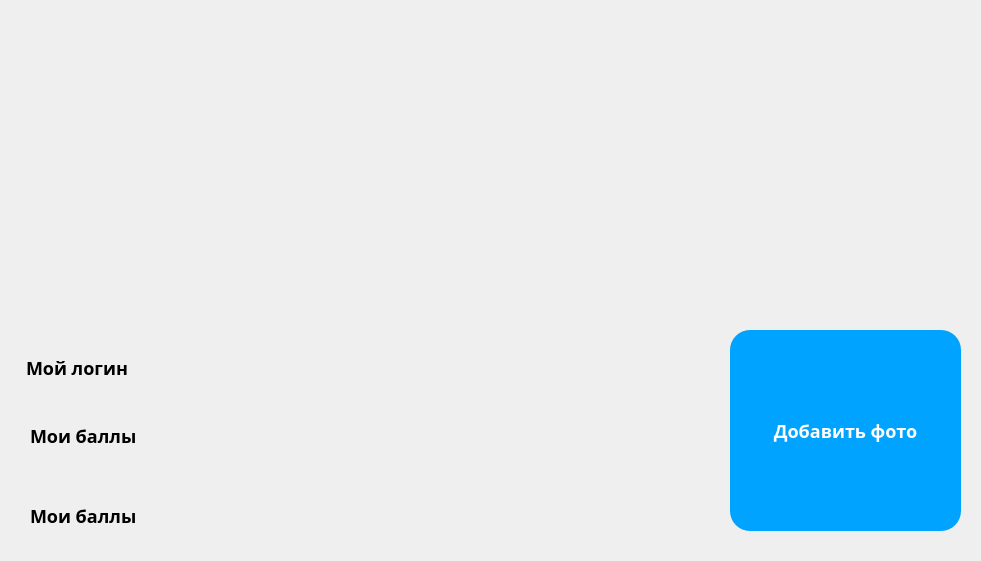
<?xml version="1.0" encoding="UTF-8"?>
<ui version="4.0">
 <class>Form</class>
 <widget class="QWidget" name="Form">
  <property name="geometry">
   <rect>
    <x>0</x>
    <y>0</y>
    <width>981</width>
    <height>561</height>
   </rect>
  </property>
  <property name="windowTitle">
   <string>Form</string>
  </property>
  <widget class="QLabel" name="label">
   <property name="geometry">
    <rect>
     <x>30</x>
     <y>20</y>
     <width>921</width>
     <height>291</height>
    </rect>
   </property>
   <property name="styleSheet">
    <string notr="true">font-family: Montserrat;
font-style: normal;
font-weight: bold;
font-size: 18px;
line-height: 22px;
display: flex;
align-items: center;

color: rgb(0, 0, 0);</string>
   </property>
   <property name="text">
    <string/>
   </property>
  </widget>
  <widget class="QLabel" name="label_2">
   <property name="geometry">
    <rect>
     <x>26</x>
     <y>332</y>
     <width>151</width>
     <height>71</height>
    </rect>
   </property>
   <property name="styleSheet">
    <string notr="true">font-family: Montserrat;
font-style: normal;
font-weight: bold;
font-size: 18px;
line-height: 22px;
display: flex;
align-items: center;

color: rgba(0, 0, 0);</string>
   </property>
   <property name="text">
    <string>Мой логин</string>
   </property>
  </widget>
  <widget class="QLabel" name="label_3">
   <property name="geometry">
    <rect>
     <x>30</x>
     <y>400</y>
     <width>151</width>
     <height>71</height>
    </rect>
   </property>
   <property name="styleSheet">
    <string notr="true">font-family: Montserrat;
font-style: normal;
font-weight: bold;
font-size: 18px;
line-height: 22px;
display: flex;
align-items: center;

color: rgba(0, 0, 0);</string>
   </property>
   <property name="text">
    <string>Мои баллы</string>
   </property>
  </widget>
  <widget class="QLabel" name="label_4">
   <property name="geometry">
    <rect>
     <x>30</x>
     <y>480</y>
     <width>151</width>
     <height>71</height>
    </rect>
   </property>
   <property name="styleSheet">
    <string notr="true">font-family: Montserrat;
font-style: normal;
font-weight: bold;
font-size: 18px;
line-height: 22px;
display: flex;
align-items: center;

color: rgba(0, 0, 0);</string>
   </property>
   <property name="text">
    <string>Мои баллы</string>
   </property>
  </widget>
  <widget class="QLabel" name="label_5">
   <property name="geometry">
    <rect>
     <x>160</x>
     <y>480</y>
     <width>151</width>
     <height>71</height>
    </rect>
   </property>
   <property name="styleSheet">
    <string notr="true">font-family: Montserrat;
font-style: normal;
font-weight: bold;
font-size: 18px;
line-height: 22px;
display: flex;
align-items: center;

color: rgba(0, 0, 0);</string>
   </property>
   <property name="text">
    <string/>
   </property>
  </widget>
  <widget class="QLabel" name="label_6">
   <property name="geometry">
    <rect>
     <x>156</x>
     <y>332</y>
     <width>151</width>
     <height>71</height>
    </rect>
   </property>
   <property name="styleSheet">
    <string notr="true">font-family: Montserrat;
font-style: normal;
font-weight: bold;
font-size: 18px;
line-height: 22px;
display: flex;
align-items: center;

color: rgba(0, 0, 0);</string>
   </property>
   <property name="text">
    <string/>
   </property>
  </widget>
  <widget class="QLabel" name="label_7">
   <property name="geometry">
    <rect>
     <x>160</x>
     <y>400</y>
     <width>151</width>
     <height>71</height>
    </rect>
   </property>
   <property name="styleSheet">
    <string notr="true">font-family: Montserrat;
font-style: normal;
font-weight: bold;
font-size: 18px;
line-height: 22px;
display: flex;
align-items: center;

color: rgba(0, 0, 0);</string>
   </property>
   <property name="text">
    <string/>
   </property>
  </widget>
  <widget class="QPushButton" name="pushButton">
   <property name="geometry">
    <rect>
     <x>730</x>
     <y>330</y>
     <width>231</width>
     <height>201</height>
    </rect>
   </property>
   <property name="styleSheet">
    <string notr="true">position: absolute;
width: 150px;
height: 52px;
left: 28px;
top: 307px;

background: #00A3FF;
box-shadow: 0px 4px 4px rgba(0, 0, 0, 0.25);
border-radius: 20px;
position: absolute;
width: 94px;
height: 28px;
left: 56px;
top: 319px;

font-family: Montserrat;
font-style: normal;
font-weight: bold;
font-size: 18px;
line-height: 22px;
display: flex;
align-items: center;
text-align: center;

color: #FFFFFF;

</string>
   </property>
   <property name="text">
    <string>Добавить фото</string>
   </property>
  </widget>
 </widget>
 <resources/>
 <connections/>
</ui>
